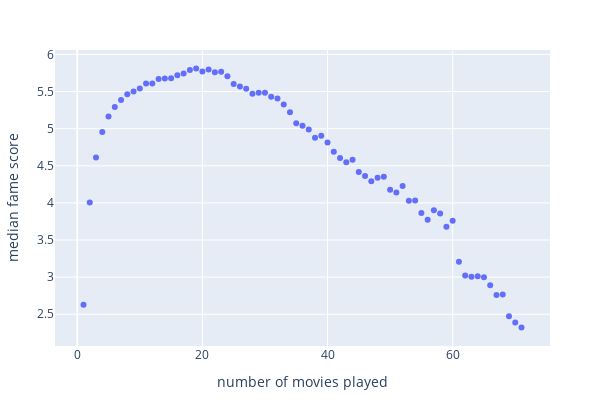

Notebook source saved alongside this figure:
### Code cell
fig = px.scatter(x=mean_movie[mean_movie['fameScore']['count']>100].index, 
             y=mean_movie[mean_movie['fameScore']['count']>100]['fameScore']['median'], 
            #  error_y=mean_movie['fameScore']['std'],
             labels={'y': 'Mean Value'})

# Reshape the figure by updating layout parameters
fig.update_layout(
    width=600,  # Set the width of the figure
    height=400,  # Set the height of the figure
    title='',  # Update the title
    xaxis_title='number of movies played',  # Update the X-axis label
    yaxis_title='median fame score',  # Update the Y-axis label
    margin=dict(l=50, r=50, b=50, t=50),  # Adjust margins if needed
)

fig.show()

### Figure 1 — Plotly figure (JSON) as saved in the notebook; plotly's stock layout.template omitted (floating-point values rounded to 4 significant figures)
{"data": [{"hovertemplate": "x=%{x}<br>Mean Value=%{y}<extra></extra>", "legendgroup": "", "marker": {"color": "#636efa", "symbol": "circle"}, "mode": "markers", "name": "", "orientation": "v", "showlegend": false, "type": "scatter", "x": [1, 2, 3, 4, 5, 6, 7, 8, 9, 10, 11, 12, 13, 14, 15, 16, 17, 18, 19, 20, 21, 22, 23, 24, 25, 26, 27, 28, 29, 30, 31, 32, 33, 34, 35, 36, 37, 38, 39, 40, 41, 42, 43, 44, 45, 46, 47, 48, 49, 50, 51, 52, 53, 54, 55, 56, 57, 58, 59, 60, 61, 62, 63, 64, 65, 66, 67, 68, 69, 70, 71], "xaxis": "x", "y": [2.628, 4.007, 4.614, 4.956, 5.164, 5.291, 5.386, 5.464, 5.501, 5.542, 5.608, 5.609, 5.669, 5.677, 5.681, 5.722, 5.744, 5.791, 5.81, 5.771, 5.798, 5.761, 5.766, 5.707, 5.604, 5.569, 5.539, 5.471, 5.486, 5.484, 5.431, 5.407, 5.327, 5.22, 5.073, 5.038, 4.989, 4.877, 4.905, 4.814, 4.689, 4.604, 4.546, 4.583, 4.417, 4.363, 4.29, 4.339, 4.354, 4.176, 4.139, 4.228, 4.028, 4.033, 3.863, 3.773, 3.9, 3.857, 3.679, 3.761, 3.208, 3.023, 3.006, 3.01, 2.998, 2.891, 2.759, 2.766, 2.472, 2.39, 2.322], "yaxis": "y"}], "layout": {"height": 400, "legend": {"tracegroupgap": 0}, "margin": {"b": 50, "l": 50, "r": 50, "t": 50}, "title": {"text": ""}, "width": 600, "xaxis": {"anchor": "y", "domain": [0, 1], "title": {"text": "number of movies played"}}, "yaxis": {"anchor": "x", "domain": [0, 1], "title": {"text": "median fame score"}}}}
